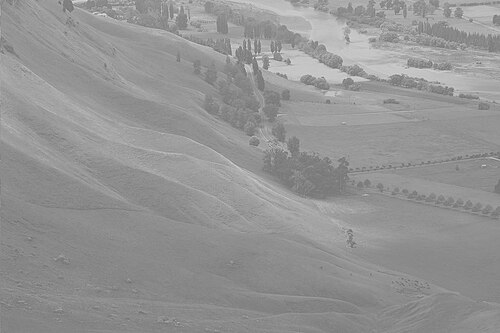
#> input picture ecua2.jpg, 500 x 333 px
$ jupyter execute expEqHist.ipynb
#> lines starting #> are read from the running program, lines starting #| are printed output that depends on the picture
[cell 1]
import numpy as np
import matplotlib.pyplot as plt
import skimage as ski
import seaborn as sns
import cv2

# Ecualizacion de Histogramas

[cell 2]
img = cv2.imread('ecua2.jpg', cv2.IMREAD_GRAYSCALE)
#> img is the input picture: shape (333, 500); min 100, max 233, mean 148
#img = cv2.imread('ecua1.png', cv2.IMREAD_GRAYSCALE)

Reduccion de resolucion

[cell 3]
def pix_redux(image, x):
#> called with x = 9
    m, n = image.shape
#> m = 333; n = 500
    m2 = m // x
#> m2 = 37
    n2 = n // x
#> n2 = 55
    new_size = np.zeros((m2, n2), dtype=image.dtype)
    for i in range(m2):
        for j in range(n2):
            new_size[i, j] = image[i * x, j * x]
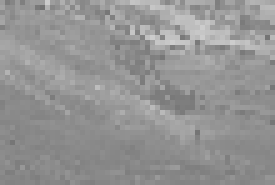
#> new_size: shape (37, 55) (shown 5 times larger); min 114, max 207, mean 148
    return new_size

img_redux = pix_redux(img, 9)
plt.imshow(img_redux, cmap='gray')
img_redux.shape
#> Out = (37, 55)

[cell 4]
m, n = img.shape
#> m = 333; n = 500

hist, bins = np.histogram(img.ravel(), 256, [0, 256])
#> hist = 256 values, max 6535 at index 138, min 0 at index 0, mean 650.4; bins = 257 values from 0 to 256
cdf = hist.cumsum()
#> cdf = 256 values from 0 to 166500
cdf_norm = cdf * float(hist.max()) / cdf.max()
#> cdf_norm = 256 values from 0 to 6535

plt.figure(figsize=(12, 6))

plt.subplot(1, 2, 1)
plt.imshow(img, cmap='gray')
plt.axis('off')

plt.subplot(1, 2, 2)
sns.histplot(img.ravel(), kde=True, bins=256, label='Histograma', color='blue')
plt.plot(bins[:-1], cdf_norm, color='limegreen', label='CDF')
plt.legend()
plt.title('Histograma')
plt.show()
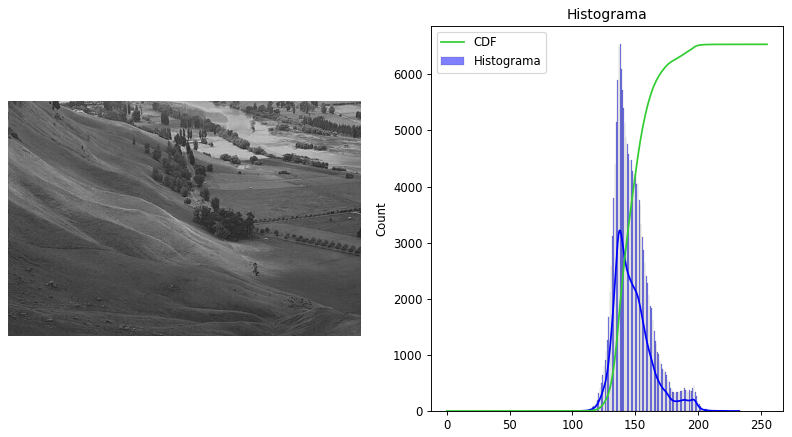
#> figure drawn by matplotlib, 2 panels; panel 2: tallest bar 6535 high, from x = 137.9 to 138.4; panel 2: curve peaks at x = 138.1, y = 3219.6; panel 2: curve peaks at x = 233, y = 6535

[cell 5]
sns.histplot(img.ravel(), kde=True, bins=256, label='Histograma', color='blue')
plt.plot(bins[:-1], cdf_norm, color='limegreen', label='CDF')
plt.legend()
plt.title('Histograma Original')
plt.show()
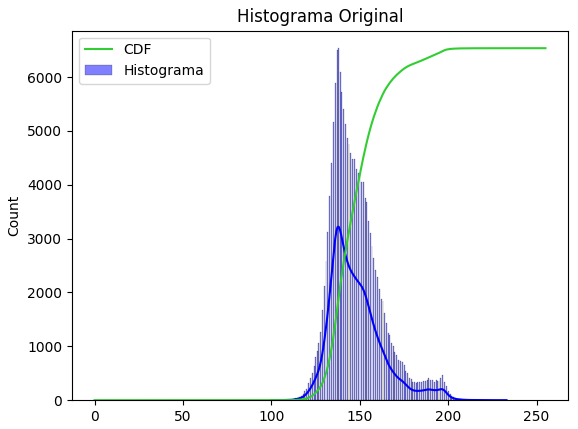
#> figure drawn by matplotlib, 1 panel; tallest bar 6535 high, from x = 137.9 to 138.4; curve peaks at x = 138.1, y = 3219.6; curve peaks at x = 233, y = 6535

[cell 6]
# equ = cv2.equalizeHist(img)
# res = np.hstack((img,equ)) #stacking images side-by-side
# cv2.imwrite('res.png',res)

[cell 7]
def ecualizar(img):
    flat = img.flatten()
    hist = np.bincount(flat, minlength=256)
    cdf = hist.cumsum()
#> cdf = 256 values from 0 to 166500

    cdf_min = cdf[np.nonzero(cdf)].min()
#> cdf_min = 1
    total_pixels = flat.size
#> total_pixels = 166500
    cdf_norm = np.round((cdf - cdf_min) * 255 / (total_pixels - cdf_min)).astype(np.uint8)
#> cdf_norm = 256 values from 0 to 255
    ecu = cdf_norm[flat]
    ecu_img = ecu.reshape(img.shape)
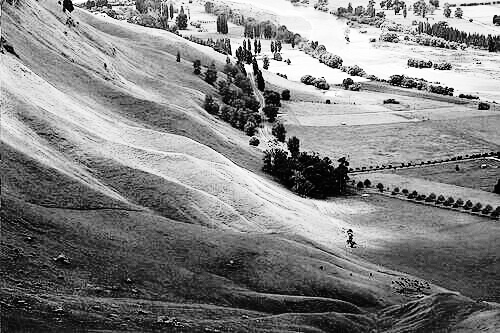
#> ecu_img: shape (333, 500); min 0, max 255, mean 130.4
    return ecu_img

ecualizada=ecualizar(img)
cv2.imwrite('res.png', ecualizada)
#> Out = True

[cell 8]
img2 = cv2.imread('res.png', cv2.IMREAD_GRAYSCALE)
plt.figure(figsize=(10,5))
plt.subplot(1, 2, 1)
plt.imshow(img, cmap='gray')
plt.axis('off')
plt.title('Imagen Original')
plt.subplot(1, 2, 2)
plt.imshow(ecualizada, cmap='gray')
plt.axis('off')
plt.title('Imagen Ecualizada')

[cell 9]
m, n = img2.shape

hist, bins = np.histogram(img2.ravel(), 256, [0, 256])
#> hist = 256 values, max 6535 at index 74, min 0 at index 6, mean 650.4
cdf = hist.cumsum()
#> cdf = 256 values from 324 to 166500
cdf_norm = cdf * float(hist.max()) / cdf.max()
#> cdf_norm = 256 values from 12.72 to 6535
sns.histplot(img2.ravel(), kde=True, bins=256, label='Histograma', color='blue')
plt.plot(bins[:-1], cdf_norm, color='limegreen', label='CDF')
plt.title('Histograma Ecualizado')
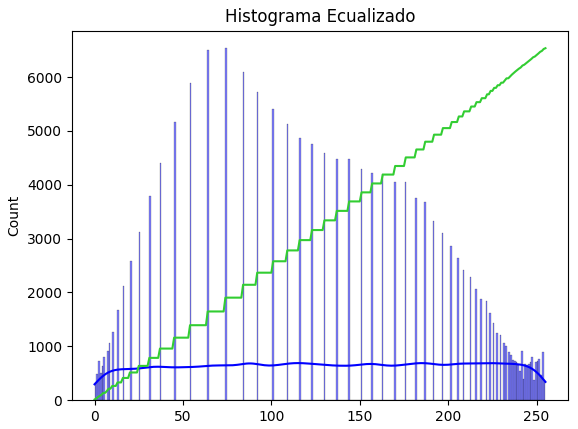
#> figure drawn by matplotlib, 1 panel; tallest bar 6535 high, from x = 73.71 to 74.71; curve peaks at x = 115.3, y = 689.1; curve peaks at x = 255, y = 6535

[cell 10]
plt.imshow(img, cmap='gray')

[cell 11]
img_eq = ski.exposure.equalize_hist(img)
hist, bins = np.histogram(img_eq.ravel(), 256, [0, 256])
#> hist = 256 values, max 166499 at index 0, min 0 at index 2, mean 650.4
#cdf = hist.cumsum()
#cdf_norm = cdf * float(hist.max()) / cdf.max()
img_eq = (img_eq * 255).astype(np.uint8)
plt.figure(figsize=(10,5))
plt.subplot(1,2,1)
sns.histplot(img_eq.ravel(), kde=False, bins=256, label='Histograma', color='blue')
#plt.plot(bins[:-1], cdf_norm, color='limegreen', label='CDF')
plt.subplot(1,2,2)
plt.imshow(img_eq, cmap='gray')
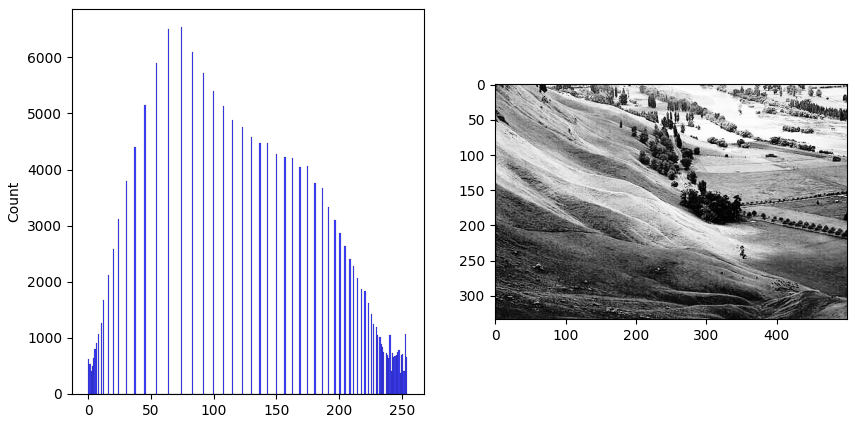
#> figure drawn by matplotlib, 2 panels; panel 1: tallest bar 6535 high, from x = 73.71 to 74.71
